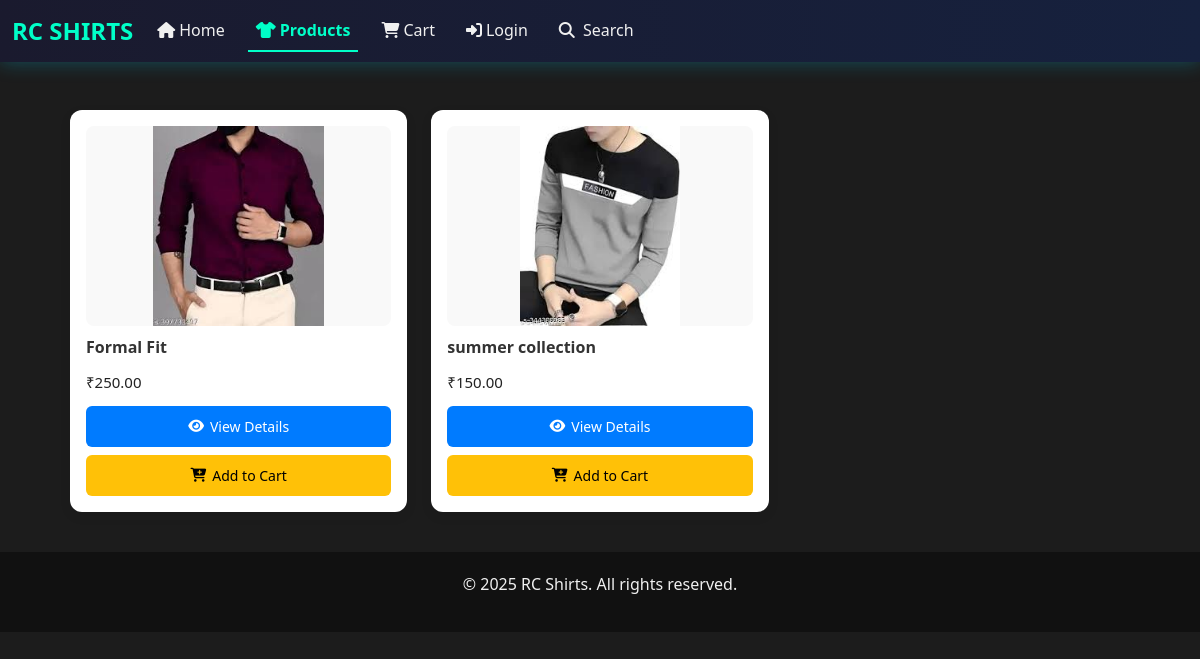
/products/, run on an earlier commit of the app's database.
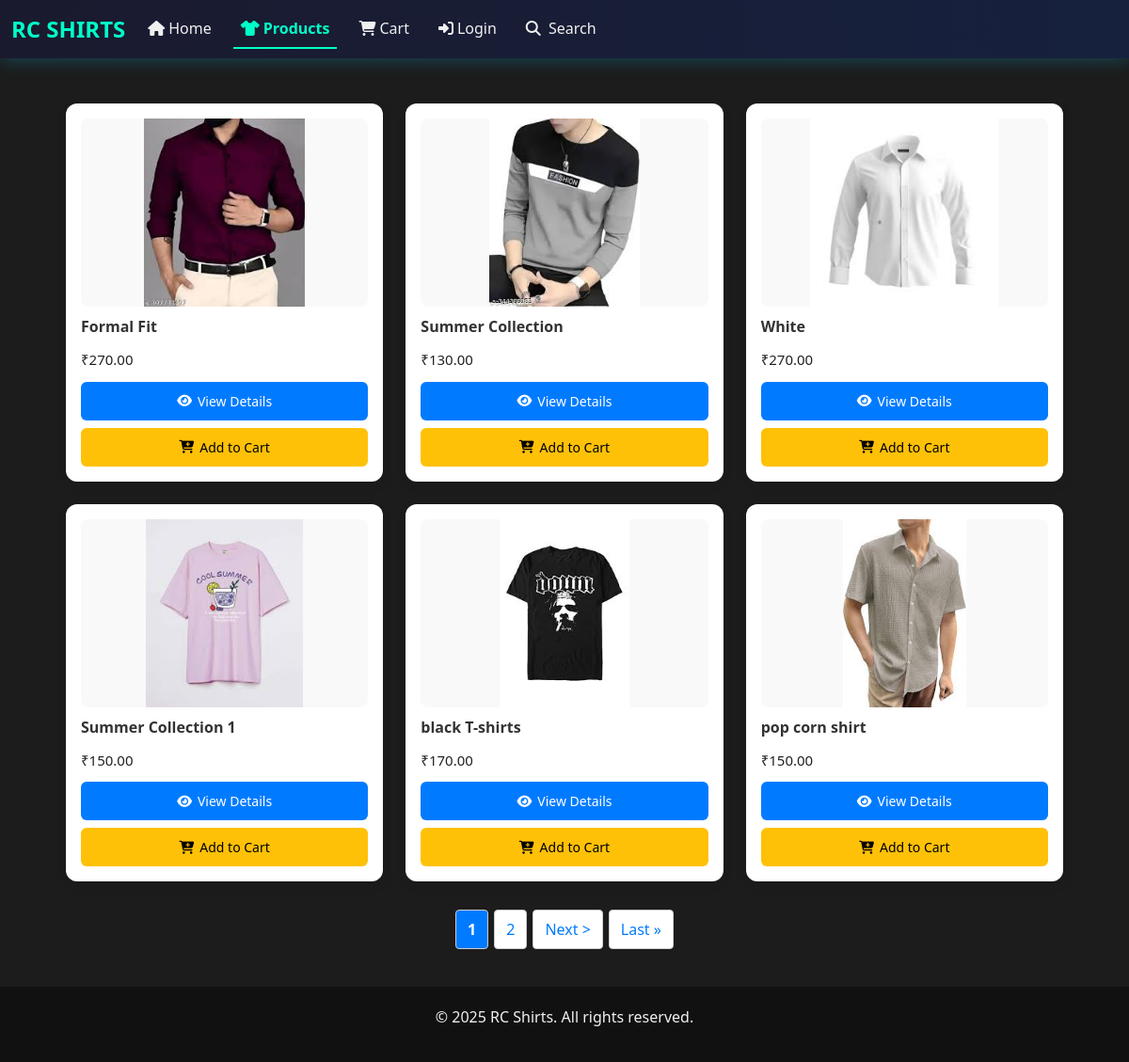
And on a later commit of the database.
### app/models.py (models this page shows, shortened)
class Shirt(models.Model):
    category = models.ForeignKey(Category, on_delete=models.CASCADE, null=False)
    price = models.DecimalField(max_digits=10, decimal_places=2, null=False)
    brand = models.CharField(max_length=100, null=False, unique=True)
    model_name= models.CharField(max_length=100, null=False, unique=True)
    description = models.TextField(null=False)
    image = models.ImageField(upload_to='shirts/',blank=True,null=True)
    stock = models.PositiveIntegerField(default=10)
    created_at = models.DateTimeField(auto_now_add=True)
    updated_at = models.DateTimeField(auto_now=True) # ✅ New field to track inventory

### app/views.py (the view)
# urls.py: path('products/', products, name='products'),
def products(request):
    shirts_list = Shirt.objects.exclude(image='').order_by('id')  # Added order_by for consistent pagination
    paginator = Paginator(shirts_list, 6)  # 6 items per page
    page = request.GET.get('page')
    try:
        shirts = paginator.page(page)
    except PageNotAnInteger:
        shirts = paginator.page(1)
    except EmptyPage:
        shirts = paginator.page(paginator.num_pages)
    context = {'shirts': shirts}
    return render(request, 'app/products.html', context)

### app/templates/app/products.html (shortened to what this page needs)
{% extends "app/base.html" %}
{% block content %}
<link rel="stylesheet" href="https://cdnjs.cloudflare.com/ajax/libs/font-awesome/6.4.0/css/all.min.css">
<div class="product-container">
  <div class="product-grid">
    {% for shirt in shirts %}
    <div class="product-card">
      <div class="product-image-container">
        <img src="{{ shirt.image.url }}" alt="{{ shirt.model_name }}">
      </div>
      <h3 class="product-title">{{ shirt.model_name }}</h3>
      <p class="product-price">₹{{ shirt.price }}</p>
      <div class="button-group">
        <a class="view-btn" href="{% url 'app:details' shirt.id %}">
          <i class="fas fa-eye"></i> View Details
        </a>
        <button class="cart-btn" onclick="addToCart('{{ shirt.id }}', '{{ shirt.model_name }}', {{ shirt.price }}, '{{ shirt.image.url }}')">
          <i class="fas fa-cart-plus"></i> Add to Cart
        </button>
      </div>
    </div>
    {% empty %}
    <div class="no-results">
      <i class="fas fa-search"></i>
      <h3>No products available</h3>
      <p>Please check back later</p>
    </div>
    {% endfor %}
  </div>
  {% if shirts.paginator.num_pages > 1 %}
  <div class="pagination-container">
    <div class="pagination">
      {% for num in shirts.paginator.page_range %}
        {% if num == shirts.number %}
          <span class="page-link current">{{ num }}</span>
        {% elif num > shirts.number|add:'-3' and num < shirts.number|add:'3' %}
          <a href="?page={{ num }}" class="page-link">{{ num }}</a>
        {% endif %}
      {% endfor %}
      {% if shirts.has_next %}
        <a href="?page={{ shirts.next_page_number }}" class="page-link">Next &gt;</a>
        <a href="?page={{ shirts.paginator.num_pages }}" class="page-link">Last &raquo;</a>
      {% endif %}
    </div>
  </div>
  {% endif %}
</div>
{% endblock %}

### app/templates/app/base.html (shortened to what this page needs)
{% load static %}
<!DOCTYPE html>
<html lang="en">
<head>
    <link href="https://cdn.jsdelivr.net/npm/bootstrap@5.3.0/dist/css/bootstrap.min.css" rel="stylesheet">
    <link rel="stylesheet" href="https://cdnjs.cloudflare.com/ajax/libs/font-awesome/6.5.0/css/all.min.css">
</head>
<body>
    <nav class="navbar navbar-expand-lg navbar-dark fixed-top">
        <div class="container-fluid">
            <a class="navbar-brand" href="{% url 'app:home' %}">RC SHIRTS</a>
            <div class="collapse navbar-collapse" id="navbarNav">
                <ul class="navbar-nav me-auto mb-2 mb-lg-0">
                    <li class="nav-item">
                        <a class="nav-link {% if request.path == '/' %}active{% endif %}" href="{% url 'app:home' %}">
                            <i class="fas fa-home me-1"></i>Home
                        </a>
                    </li>
                    <li class="nav-item">
                        <a class="nav-link {% if request.path == '/products/' %}active{% endif %}" href="{% url 'app:products' %}">
                            <i class="fas fa-tshirt me-1"></i>Products
                        </a>
                    </li>
                    <li class="nav-item position-relative">
                        <a class="nav-link {% if request.path == '/cart/' %}active{% endif %}" href="{% url 'app:cart' %}">
                            <i class="fas fa-shopping-cart me-1"></i>Cart
                        </a>
                    </li>
                        <li class="nav-item">
                            <a class="nav-link {% if request.path == '/login/' %}active{% endif %}" href="{% url 'app:login' %}">
                                <i class="fas fa-sign-in-alt me-1"></i>Login
                            </a>
                        </li>
                        <li class="nav-item">
                            <a class="nav-link {% if request.path == '/search/' %}active{% endif %}"
                               href="{% url 'app:search' %}"
                               title="Search Products">
                                <i class="fas fa-search me-1"></i> Search
                            </a>
                        </li>
                </ul>
                <div class="toast-container position-fixed bottom-0 end-0 p-3">
                </div>
        </div>
    </div>
</nav>
    <div class="container mt-4">
        {% block content %}
        {% endblock %}
    </div>
    <footer class="footer">
        <div class="container">
            <p>&copy; 2025 RC Shirts. All rights reserved.</p>
        </div>
    </footer>
</body>
</html>

### app/templates/app/base.html (style rules this page uses)
:root { --primary-color: #00ffc8; --secondary-color: #ffffff; --background-color: #1c1c1c; --accent-color: #ff00ff; --light-color: #f0f0f0; }
body { background-color: var(--background-color); font-family: 'Segoe UI', Tahoma, Geneva, Verdana, sans-serif; margin: 0; padding-top: 70px; }
.navbar { background: linear-gradient(90deg, #1a1a2e 0%, #16213e 100%); box-shadow: 0 0 20px rgba(0, 204, 255, 0.3); }
.navbar-brand { color: var(--primary-color); font-weight: bold; font-size: 1.5rem; }
.nav-link { color: var(--light-color) !important; margin-right: 15px; transition: all 0.3s; }
.nav-link.active { color: var(--primary-color) !important; font-weight: bold; border-bottom: 2px solid var(--primary-color); }
.footer { color: var(--light-color); text-align: center; padding: 20px 0; background-color: #111; position: relative; bottom: 0; width: 100%; }

### app/templates/app/products.html (style rules this page uses)
.product-container { max-width: 1100px; margin: 40px auto; padding: 0 20px; }
.product-grid { display: grid; grid-template-columns: repeat(3, 1fr); gap: 24px; }
.product-card { background: white; border-radius: 12px; overflow: hidden; box-shadow: 0 4px 12px rgba(0, 0, 0, 0.08); transition: transform 0.2s ease, box-shadow 0.2s ease; display: flex; flex-direction: column; padding: 16px; }
.product-image-container { height: 200px; background: #f9f9f9; display: flex; align-items: center; justify-content: center; margin-bottom: 12px; border-radius: 8px; }
.product-image-container img { max-height: 100%; max-width: 100%; object-fit: contain; }
.product-title { font-size: 16px; font-weight: 600; margin: 0 0 6px; color: #333; }
.product-price { font-size: 15px; color: #222; margin-bottom: 12px; }
.button-group { margin-top: auto; display: flex; flex-direction: column; gap: 8px; }
.view-btn, .cart-btn { padding: 10px; border-radius: 6px; font-size: 14px; display: flex; align-items: center; justify-content: center; gap: 6px; transition: background 0.3s ease; font-weight: 500; }
.view-btn { background: #007bff; color: white; text-decoration: none; }
.cart-btn { background: #ffc107; color: black; border: none; cursor: pointer; }
.pagination-container { text-align: center; margin-top: 30px; }
.pagination { display: inline-flex; gap: 6px; flex-wrap: wrap; }
.page-link { padding: 8px 12px; border: 1px solid #ccc; border-radius: 4px; color: #007bff; text-decoration: none; transition: all 0.2s; }
.page-link.current { background: #007bff; color: white; font-weight: bold; }

What changed in the data, as far as the page shows it:
changed Shirt "Formal Fit": price "250.00" → "270.00"
changed Shirt: model_name "summer collection" → "Summer Collection"; price "150.00" → "130.00"
added Shirt: image (picture), model_name "White", price "270.00"
added Shirt: image (picture), model_name "Summer Collection 1", price "150.00"
added Shirt: image (picture), model_name "black T-shirts", price "170.00"
added Shirt: image (picture), model_name "pop corn shirt", price "150.00"
Also different on the page:
new list line: "1"
new list line: "2"
text now shown: "Next > Last »"
